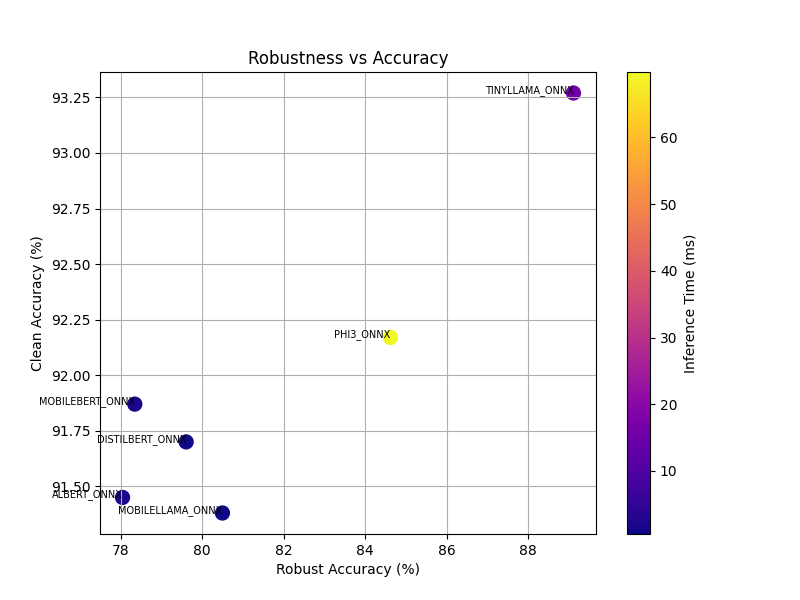

Recreate this plot in Python.
import pandas as pd
import matplotlib.pyplot as plt

def plot_robustness_vs_accuracy(df):
    plt.figure(figsize=(8,6))
    # ✅ Use correct latency column
    plt.scatter(df["Robust Accuracy"], df["Clean Accuracy"], 
                c=df["Inference Time Clean (ms)"], s=100, cmap="plasma")
    
    plt.xlabel("Robust Accuracy (%)")
    plt.ylabel("Clean Accuracy (%)")
    plt.colorbar(label="Inference Time (ms)")
    plt.title("Robustness vs Accuracy")

    # ✅ Add model name labels
    for _, row in df.iterrows():
        plt.text(row["Robust Accuracy"], row["Clean Accuracy"], row["Model"], fontsize=7, ha='right')

    plt.grid(True)
    plt.savefig("/aul/homes/cvaro009/Desktop/LLMComp2025/src/evaluation/usecase3/plots/plot_robustness_vs_accuracy.png")

if __name__ == "__main__":
    df = pd.read_csv("/aul/homes/cvaro009/Desktop/LLMComp2025/onnx_results_usecase3/model_comparison_summary_with_onnx.csv")
    df["Clean Accuracy"] = df["Clean Accuracy"].str.replace('%', '').astype(float)
    df["Robust Accuracy"] = df["Robust Accuracy"].str.replace('%', '').astype(float)
    plot_robustness_vs_accuracy(df)

